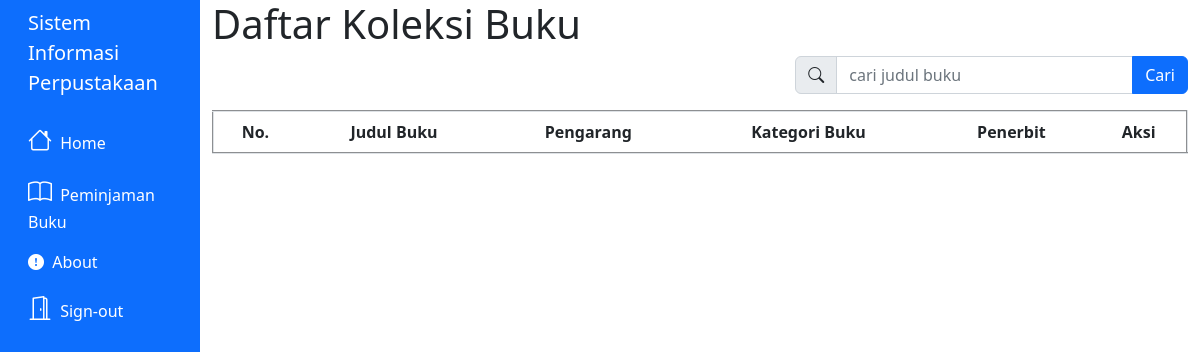
/user/index.php?cari=asda, run on an earlier commit of the app's database.
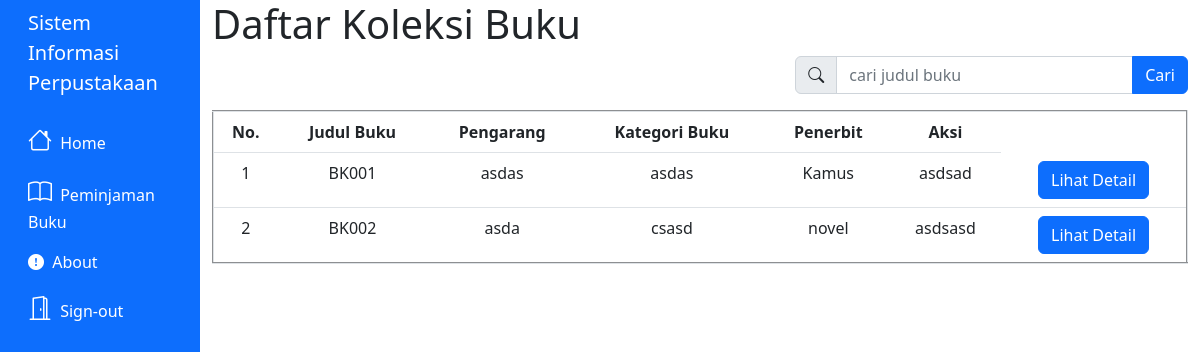
And on a later commit of the database.
### tables this page shows
CREATE TABLE `buku` (
  `kd_buku` varchar(10) NOT NULL,
  `judul_buku` varchar(32) NOT NULL,
  `pengarang` varchar(20) NOT NULL,
  `kategori` int(2) NOT NULL,
  `penerbit` varchar(20) NOT NULL,
  `rak` int(2) NOT NULL,
  `status_buku` int(1) NOT NULL
);

CREATE TABLE `kategori` (
  `id_kategori` int(10) NOT NULL,
  `nama_kategori` varchar(255) NOT NULL
);

### user/index.php (the view, shortened to what this page needs)
<!DOCTYPE html>
<html lang="en">
<head>
    <link rel="stylesheet" href="https://cdn.jsdelivr.net/npm/bootstrap-icons@1.8.3/font/bootstrap-icons.css">
    <link href="https://cdn.jsdelivr.net/npm/bootstrap@5.2.0-beta1/dist/css/bootstrap.min.css" rel="stylesheet">
    <link rel="stylesheet" href="assets/global_style.css">
</head>
<?php include("../user/layout/header.php") ?>
<div class="col-10 container">
    <h1>Daftar Koleksi Buku</h1>
    <table border="2" class="table">
        <div class="row justify-content-end">
            <div class="col-5">
                <form action="index.php" method="get">
                    <div class="input-group mb-3">
                        <span class="input-group-text" id="cari"><i class="bi bi-search"></i></span>
                        <input type="text" class="form-control" placeholder="cari judul buku" name="cari">
                        <button class="btn btn-primary" type="submit" value="cari">Cari</button>
                    </div>
                </form>
            </div>
        </div>
        <tr class="text-center">
            <th>No.</th>
            <th>Judul Buku</th>
            <th>Pengarang</th>
            <th>Kategori Buku</th>
            <th>Penerbit</th>
            <th>Aksi</th>
        </tr>
        <?php
        include 'koneksi.php';
        if (isset($_GET['cari'])) {
            $cari = $_GET['cari'];
            $data = mysqli_query($koneksi, "select buku.kd_buku, buku.judul_buku, buku.pengarang, buku.kategori ,kategori.nama_kategori, buku.penerbit, buku.rak, rak.nama_rak from buku
            inner join kategori on buku.kategori = kategori.id_kategori
            inner join rak on buku.rak = rak.id_rak where judul_buku like '%" . $cari . "%'");
        } else {
            $data = mysqli_query($koneksi, "select buku.kd_buku, buku.judul_buku, buku.pengarang, buku.kategori ,kategori.nama_kategori, buku.penerbit, buku.rak, rak.nama_rak from buku
            inner join kategori on buku.kategori = kategori.id_kategori
            inner join rak on buku.rak = rak.id_rak");
        }
        $no = 1;
        while ($d = mysqli_fetch_array($data)) {
        ?>
            <tr class="text-center">
                <td><?php echo $no++; ?></td>
                <td><?php echo $d['kd_buku']; ?></td>
                <td><?php echo $d['judul_buku']; ?></td>
                <td><?php echo $d['pengarang']; ?></td>
                <td><?php echo $d['nama_kategori']; ?></td>
                <td><?php echo $d['penerbit']; ?></td>
                <td>
                    <a id="tombolDetail" class="btn btn-primary" data-bs-toggle="modal" data-bs-target="#ubahModal<?php echo $d['kd_buku'] ?>">Lihat Detail</a>
                </td>
            </tr>
        <?php
        }
        ?>
    </table>
</div>
<?php include('layout/footer.php') ?>

What changed in the data, as far as the page shows it:
added buku: kd_buku "BK001", judul_buku "asdas", pengarang "asdas", kategori.nama_kategori "Kamus", penerbit "asdsad"
added buku: kd_buku "BK002", judul_buku "asda", pengarang "csasd", kategori.nama_kategori "novel", penerbit "asdsasd"
